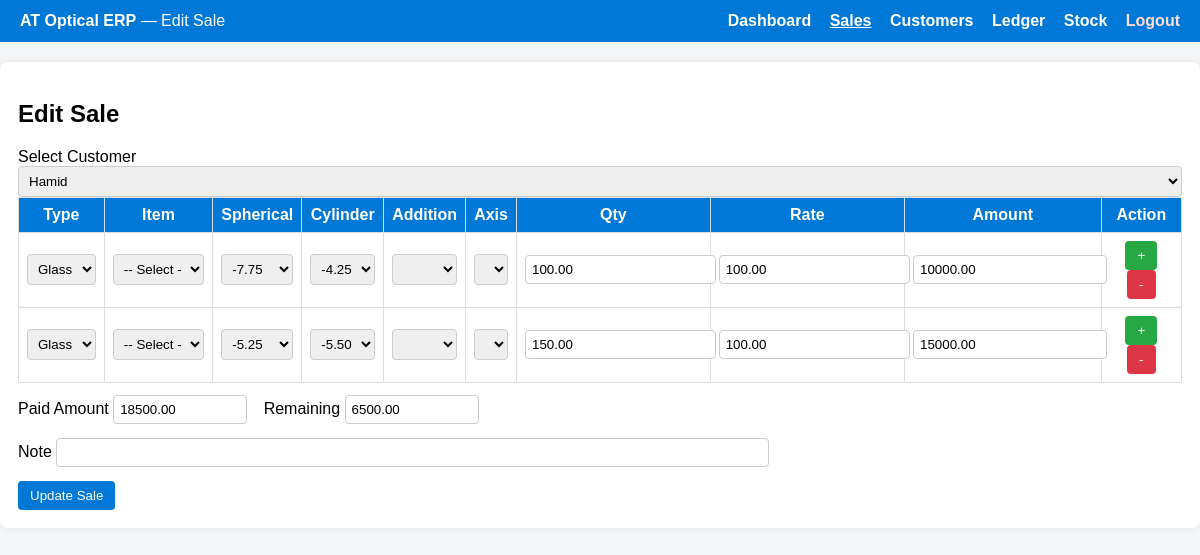
Page /sales_edit.php?id=19 on the committed database.
### tables this page shows
CREATE TABLE `sales` (
  `id` int(11) NOT NULL,
  `sale_no` varchar(50) NOT NULL,
  `customer_id` int(11) NOT NULL,
  `item_type` enum('Glass','Other') NOT NULL,
  `total_amount` decimal(12,2) NOT NULL,
  `payment` decimal(12,2) DEFAULT 0.00,
  `paid_amount` decimal(12,2) DEFAULT 0.00,
  `remaining_amount` decimal(12,2) GENERATED ALWAYS AS (`total_amount` - `paid_amount`) STORED,
  `note` text DEFAULT NULL,
  `created_at` timestamp NOT NULL DEFAULT current_timestamp()
);

CREATE TABLE `customers` (
  `id` int(11) NOT NULL,
  `code` varchar(50) NOT NULL,
  `name` varchar(100) NOT NULL,
  `phone` varchar(30) DEFAULT NULL,
  `address` varchar(255) DEFAULT NULL,
  `balance` decimal(12,2) DEFAULT 0.00,
  `created_at` timestamp NOT NULL DEFAULT current_timestamp()
);

CREATE TABLE `sale_items` (
  `id` int(11) NOT NULL,
  `sale_id` int(11) NOT NULL,
  `item_type` varchar(20) NOT NULL,
  `item_name` varchar(100) NOT NULL,
  `spherical` decimal(5,2) DEFAULT NULL,
  `cylinder` decimal(5,2) DEFAULT NULL,
  `addition` decimal(5,2) DEFAULT NULL,
  `axis` int(11) DEFAULT NULL,
  `quantity` decimal(10,2) NOT NULL DEFAULT 1.00,
  `rate` decimal(10,2) NOT NULL DEFAULT 0.00,
  `amount` decimal(12,2) NOT NULL DEFAULT 0.00
);

### sales_edit.php (the view, shortened to what this page needs)
<?php
require 'includes/db.php';
$id = (int)($_GET['id'] ?? 0);
$stmt = $pdo->prepare("SELECT * FROM sales WHERE id=?");
$stmt->execute([$id]);
$sale = $stmt->fetch(PDO::FETCH_ASSOC);
$customers = $pdo->query("SELECT id,name FROM customers ORDER BY name")->fetchAll(PDO::FETCH_ASSOC);
$items_stmt = $pdo->prepare("SELECT * FROM sale_items WHERE sale_id=?");
$items_stmt->execute([$id]);
$items = $items_stmt->fetchAll(PDO::FETCH_ASSOC);
?>
<!doctype html>
<html lang="en">
<head>
</head>
<body>
<div class="topbar">
  <div><strong>AT Optical ERP</strong> — Edit Sale</div>
  <nav>
    <a href="dashboard.php">Dashboard</a>
    <a href="sales.php" style="text-decoration:underline;">Sales</a>
    <a href="customers.php">Customers</a>
    <a href="ledger.php">Ledger</a>
    <a href="stock.php">Stock</a>
    <a href="logout.php" style="color:#ffdddd;">Logout</a>
  </nav>
</div>
<div class="container">
  <h2>Edit Sale</h2>
  <form id="saleForm" method="POST" action="sales_update.php">
    <label>Select Customer</label>
    <select name="customer_id" required>
      <?php foreach($customers as $c): ?>
        <option value="<?= $c['id'] ?>" <?= $c['id']==$sale['customer_id']?'selected':'' ?>><?= htmlspecialchars($c['name']) ?></option>
      <?php endforeach; ?>
    </select>
    <table id="saleTable">
      <thead>
        <tr>
          <th>Type</th>
          <th>Item</th>
          <th>Spherical</th>
          <th>Cylinder</th>
          <th>Addition</th>
          <th>Axis</th>
          <th>Qty</th>
          <th>Rate</th>
          <th>Amount</th>
          <th>Action</th>
        </tr>
      </thead>
      <tbody>
        <?php foreach($items as $index => $it): ?>
        <tr class="item-row">
          <td>
            <select class="item_type" name="items[<?= $index ?>][type]">
              <option value="Glass" <?= $it['item_type']=='Glass'?'selected':'' ?>>Glass</option>
            </select>
          </td>
          <td class="item_name_cell">
            <?php if($it['item_type']=='Glass'): ?>
            <select class="item_name" name="items[<?= $index ?>][name]">
              <option value="">-- Select --</option>
            </select>
            <?php else: ?>
            <input type="text" class="item_name_text" name="items[<?= $index ?>][name]" value="<?= htmlspecialchars($it['item_name']) ?>">
            <?php endif; ?>
          </td>
          <td><select name="items[<?= $index ?>][spherical]" class="spherical"><option value="<?= $it['spherical'] ?>"><?= $it['spherical'] ?></option></select></td>
          <td><select name="items[<?= $index ?>][cylinder]" class="cylinder"><option value="<?= $it['cylinder'] ?>"><?= $it['cylinder'] ?></option></select></td>
          <td><select name="items[<?= $index ?>][addition]" class="addition"><option value="<?= $it['addition'] ?>"><?= $it['addition'] ?></option></select></td>
          <td><select name="items[<?= $index ?>][axis]" class="axis"><option value="<?= $it['axis'] ?>"><?= $it['axis'] ?></option></select></td>
          <td><input type="number" name="items[<?= $index ?>][quantity]" class="quantity" value="<?= $it['quantity'] ?>" min="1"></td>
          <td><input type="number" name="items[<?= $index ?>][rate]" class="rate" value="<?= $it['rate'] ?>" step="0.01"></td>
          <td><input type="text" name="items[<?= $index ?>][amount]" class="amount" value="<?= $it['amount'] ?>" readonly></td>
          <td>
            <button type="button" class="add-row">+</button>
            <button type="button" class="remove-row">-</button>
          </td>
        </tr>
        <?php endforeach; ?>
      </tbody>
    </table>
    <div style="margin-top:12px;">
      <label>Paid Amount</label>
      <input type="number" name="paid_amount" id="paid_amount" value="<?= $sale['paid_amount'] ?>" step="0.01" class="small">
      <label style="margin-left:12px">Remaining</label>
      <input type="text" id="remaining" value="<?= $sale['remaining_amount'] ?>" readonly class="small">
    </div>
    <div style="margin-top:14px;">
      <label>Note</label>
      <input type="text" name="note" style="width:60%" value="<?= htmlspecialchars($sale['note']) ?>">
    </div>
    <div style="margin-top:14px;">
      <button type="submit" style="background:#0078d7;color:#fff">Update Sale</button>
    </div>
  </form>
</div>
</body>
</html>

### sales_edit.php (style rules this page uses)
body { font-family:Arial,sans-serif; background:#f4f6f8; margin:0; }
.topbar { background:#0078d7; color:#fff; padding:12px 20px; display:flex; justify-content:space-between; align-items:center; }
.topbar nav a { color:#fff; text-decoration:none; margin-left:14px; font-weight:bold; }
.container { max-width:1200px;margin:20px auto;background:#fff;padding:18px;border-radius:8px;box-shadow:0 0 8px rgba(0,0,0,.08) }
table { width:100%;border-collapse:collapse }
th,td { border:1px solid #ddd;padding:8px;text-align:center }
th { background:#0078d7;color:#fff }
select,input { padding:6px;border:1px solid #ccc;border-radius:4px;width:100% }
button { padding:7px 12px;border:none;border-radius:4px;cursor:pointer }
.add-row { background:#28a745;color:#fff }
.remove-row { background:#dc3545;color:#fff }
.small { width:120px }

### rows in the picture
sales: customer_id "Hamid", paid_amount "18500.00", remaining_amount "6500.00"
sale_items: item_type "Glass", spherical "-7.75", cylinder "-4.25", quantity "100.00", rate "100.00", amount "10000.00"
sale_items: item_type "Glass", spherical "-5.25", cylinder "-5.50", quantity "150.00", rate "100.00", amount "15000.00"
